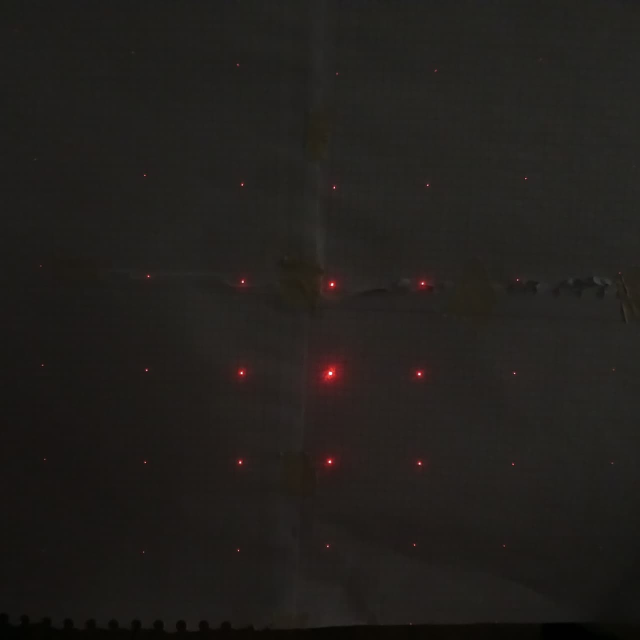
#> input picture laboratory_1/imgs/WhatsApp Image 2025-12-03 at 1.07.12 PM (1).jpeg, 1280 x 1279 px, found by its file name (shown at 1/2 size)
$ jupyter execute 'Práctica_FisExpIII.ipynb'
#> lines starting #> are read from the running program, lines starting #| are printed output that depends on the picture
[cell 1]
import numpy as np
import matplotlib.pyplot as plt
from google.colab import files
from skimage import io

[cell 2]
#@title NO VOLVER A CORRER
estrella_uploaded = files.upload()
#> the answer given: WhatsApp Image 2025-12-03 at 1.07.12 PM (1).jpeg

[cell 3]
for i in estrella_uploaded.keys():
  filename=i
estrella = io.imread(filename) #Si es una imagen de mapa de bits a color, debe tratarse cada componente de color por separado.
#> estrella is the input picture: shape (1279, 1280, 3); mean R, G, B 33.6, 30.9, 28
sizeX=np.shape(estrella)[1] #Número de columnas
#> sizeX = 1280
sizeY=np.shape(estrella)[0] #Número de filas
#> sizeY = 1279

[cell 4]
imageR=np.zeros((sizeY,sizeX))
imageG=np.zeros((sizeY,sizeX))
imageB=np.zeros((sizeY,sizeX))
imagebw=np.zeros((sizeY,sizeX))
for i in range (sizeX):
  for j in range (sizeY):
    imageR[j][i]=estrella[j][i][0] #Componente Roja (R)
    imageG[j][i]=estrella[j][i][1] #Componente Verde (G)
    imageB[j][i]=estrella[j][i][2] #Componente azul (B)

[cell 5]
intensity=imageR/255 #Se puede normalizar también respecto al valor máximo usando np.max(). Se toma en este caso la componente roja

plt.imshow(intensity, cmap='gray')
plt.colorbar()

[cell 6]
cm = 4.3 / 1350

N=len(intensity[0,:])
#> N = 1280
plt.imshow(intensity, cmap='gray',extent=[-N*cm/2,N*cm/2-cm,-N*cm/2,N*cm/2-cm])
plt.ylabel('x (cm)')
plt.xlabel('y (cm)')
plt.colorbar()

[cell 7]
u2=intensity**0.5
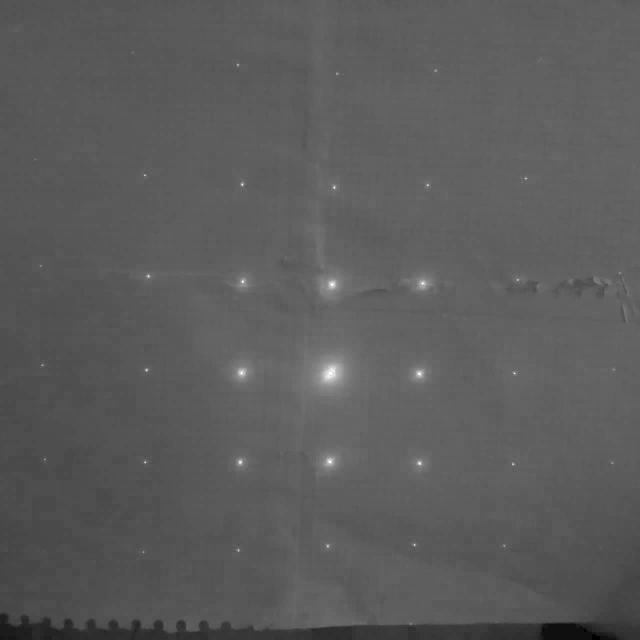
#> u2: shape (1279, 1280) float64 (shown at 1/2 size); min 0, max 1, mean 0.36
plt.imshow(u2, cmap='gray', extent=[-N*cm/2,N*cm/2-cm,-N*cm/2,N*cm/2-cm])
plt.ylabel('x (cm)')
plt.xlabel('y (cm)')
plt.colorbar()

[cell 8]
##Pasamos al espacio de las frecuencias
dx=cm*1E-2 #se convierte a m
lam = 632.8E-9 #Longitud de onda en m.
theta = np.arcsin(lam/5e-2)
z = 5e-2 / np.tan(theta) #(Distancia a la pantalla en metros)
df=dx/(lam*z)
plt.imshow(np.abs(u2), cmap='gray', extent=[-N*df/2,N*df/2-df,-N*df/2,N*df/2-df])
plt.ylabel('$1/f_\\xi$ (1/m)')
plt.xlabel('$1/f_\\eta$ (1/m)')
plt.colorbar()
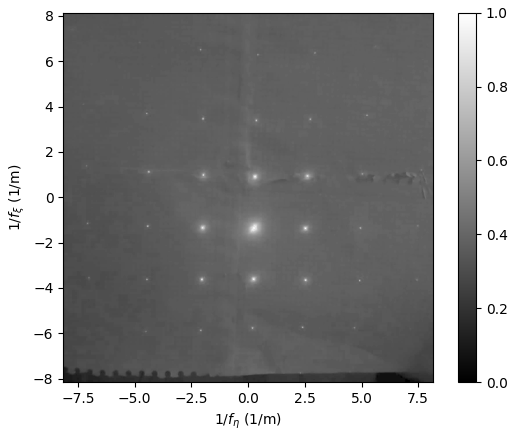
#> figure drawn by matplotlib, 2 panels

[cell 9]
def propFF(u2,L2,lam,z):
  # propagation - FRAUNHOFER PATTERN
  # assumes uniform sampling
  # u1 - source plane field
  # L - source and observation plane side length
  # lambda - wavelength
  # z - propagation distance
  # u2 - observation plane field
  # L2 - Observation plane side length

#> called with L2 = 0.00319, lam = 6.33e-07, z = 3950.7
  Ny, Nx = u2.shape # Get dimensions of u2: (rows, columns)
#> Ny = 1279; Nx = 1280

  # Calculate spatial step sizes for observation plane
  dx2 = L2 / Nx
#> dx2 = 2.49e-06
  dy2 = L2 / Ny
#> dy2 = 2.49e-06

  # Define coordinate arrays for observation plane
  # Using linspace to ensure correct number of points matching u2 dimensions
  x2_coords = np.linspace(-L2/2, L2/2 - dx2, Nx)
#> x2_coords = 1280 values from -0.00159 to 0.00159
  y2_coords = np.linspace(-L2/2, L2/2 - dy2, Ny)
#> y2_coords = 1279 values from -0.00159 to 0.00159

  X2, Y2 = np.meshgrid(x2_coords, y2_coords); # X2 and Y2 will now have shape (Ny, Nx)

  k=2*np.pi/lam

  # Calculate 'c' using the correctly shaped X2 and Y2
  c=1/(1j*lam*z)*np.exp(1j*k/(2*z)*(X2**2+Y2**2))

  # L1 and dx1 calculations as per original intent, now dx2 is L2/Nx
  L1 = lam*z/dx2
#> L1 = 1004.7
  dx1 = lam*z/L2

  # u2 and c now have compatible shapes for element-wise division
  u1=np.fft.ifftshift(np.fft.ifft2(np.fft.fftshift(u2/(c*dx1**2))))
  return u1, L1

mod_u1_1=abs(propFF(u2,cm,lam,z)[0])/np.max(abs(propFF(u2,cm,lam,z)[0]))

[cell 10]
dx_o=1/(N*df)
#> dx_o = 0.0613
plt.imshow(mod_u1_1, cmap='gray',extent=[-N*dx_o/2,N*dx_o/2-dx_o,-N*dx_o/2,N*dx_o/2-dx_o])
plt.title('Imagen del objeto')
plt.ylabel('y (m)')
plt.xlabel('x (m)')
plt.colorbar()

[cell 11]
#Hacemos zoom
plt.imshow(mod_u1_1, cmap='gray',extent=[-N*dx_o/2,N*dx_o/2-dx_o,-N*dx_o/2,N*dx_o/2-dx_o],vmin = 0.015, vmax = 0.05) ##Recordar que vmin y vmax ajustan la escala del eje z (intensidad de color)
plt.title('Imagen del objeto')
plt.ylabel('y (m)')
plt.xlabel('x (m)')

zoom=0.01 ## valor para el zoom
plt.xlim(-zoom*N*dx_o/2,zoom*N*dx_o/2-dx_o) ## zoom para ver mejor la imagen
plt.ylim(-zoom*N*dx_o/2,zoom*N*dx_o/2-dx_o) ## zoom para ver mejor la imagen
plt.colorbar()

##NOTA: En este ejemplo la imagen es cuadrada por lo tanto (dx,dy), (df_eta,df_xi) y (dx_o,dy_o) son ifuales. Si la imegen no es cuadrada deben ajustarlo.

[cell 12]
#@title NO VOLVER A CORRER
rejilla_uploaded = files.upload()
#> the answer given: WhatsApp Image 2025-12-03 at 1.07.12 PM.jpeg

[cell 13]
for i in rejilla_uploaded.keys():
  filename=i
rejilla = io.imread(filename) #Si es una imagen de mapa de bits a color, debe tratarse cada componente de color por separado.
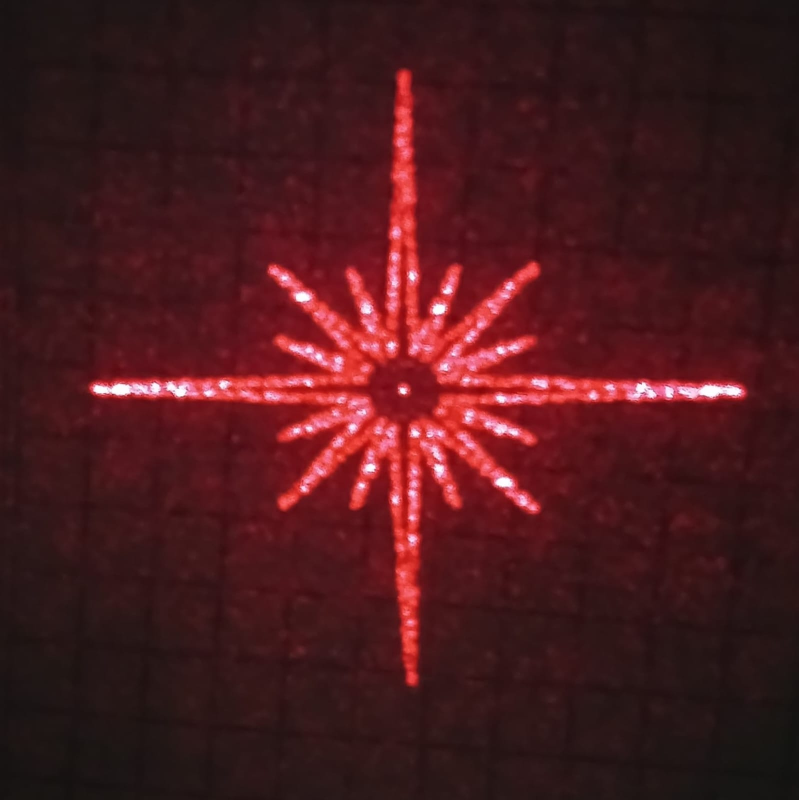
#> input picture laboratory_1/imgs/WhatsApp Image 2025-12-03 at 1.07.12 PM.jpeg, 1597 x 1600 px, found by its file name (shown at 1/2 size)
#> rejilla is the input picture: shape (1600, 1597, 3); mean R, G, B 73.4, 25.8, 29.3
sizeX=np.shape(rejilla)[1] #Número de columnas
sizeY=np.shape(rejilla)[0] #Número de filas

[cell 14]
imageR=np.zeros((sizeY,sizeX))
imageG=np.zeros((sizeY,sizeX))
imageB=np.zeros((sizeY,sizeX))
imagebw=np.zeros((sizeY,sizeX))
for i in range (sizeX):
  for j in range (sizeY):
    imageR[j][i]=rejilla[j][i][0] #Componente Roja (R)
    imageG[j][i]=rejilla[j][i][1] #Componente Verde (G)
    imageB[j][i]=rejilla[j][i][2] #Componente azul (B)
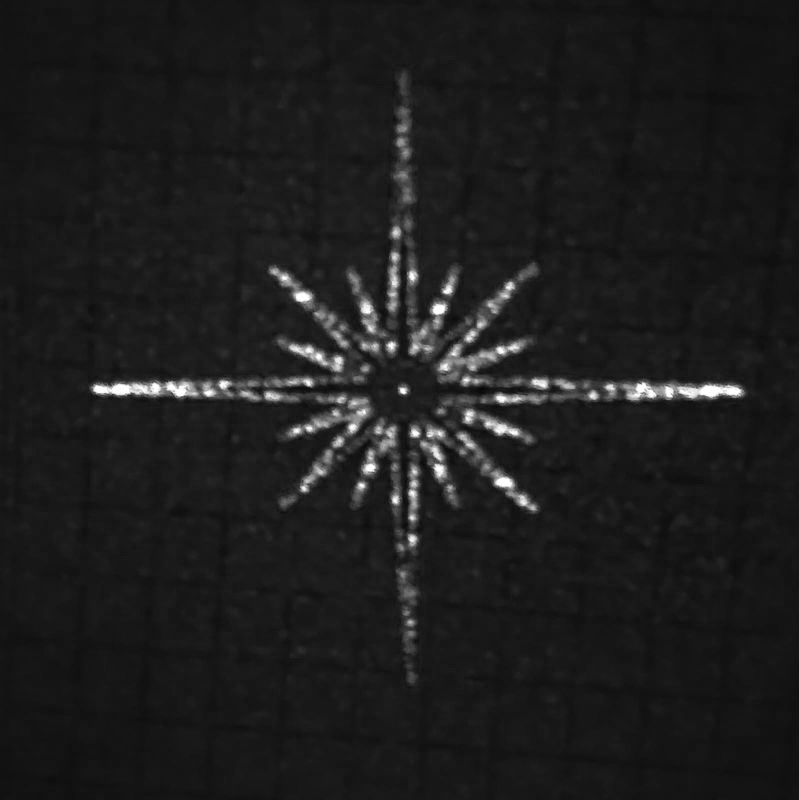
#> imageB: shape (1600, 1597) float64 (shown at 1/2 size); min 5, max 255, mean 29.3
#> imageG: shape (1600, 1597) float64
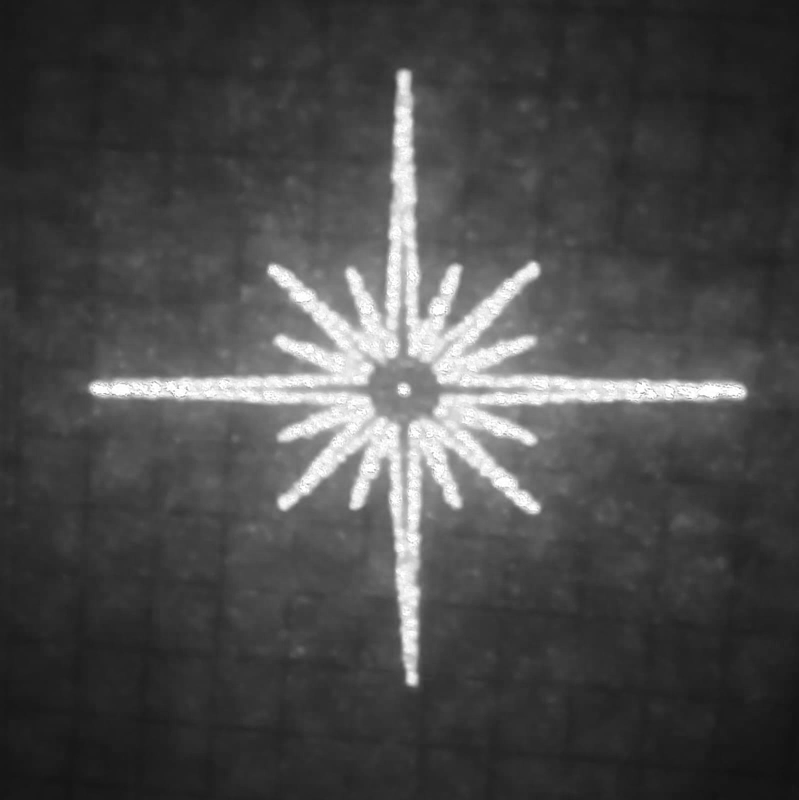
#> imageR: shape (1600, 1597) float64 (shown at 1/2 size); min 17, max 255, mean 73.4

[cell 15]
intensity=imageR/255 #Se puede normalizar también respecto al valor máximo usando np.max(). Se toma en este caso la componente roja
#> intensity: shape (1600, 1597) float64

plt.imshow(intensity, cmap='gray')
plt.colorbar()
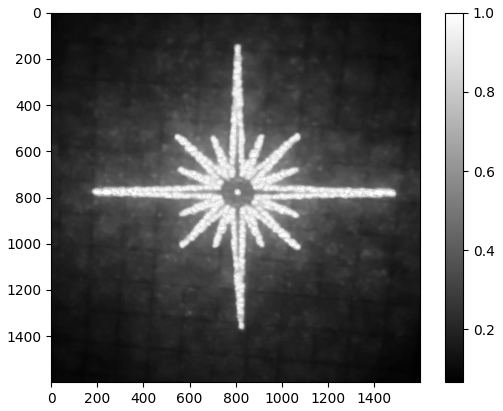
#> figure drawn by matplotlib, 2 panels

[cell 16]
cm = 5 / 185

N=len(intensity[0,:])
#> N = 1597
plt.imshow(intensity, cmap='gray',extent=[-N*cm/2,N*cm/2-cm,-N*cm/2,N*cm/2-cm])
plt.ylabel('x (cm)')
plt.xlabel('y (cm)')
plt.colorbar()

[cell 17]
u2=intensity**0.5
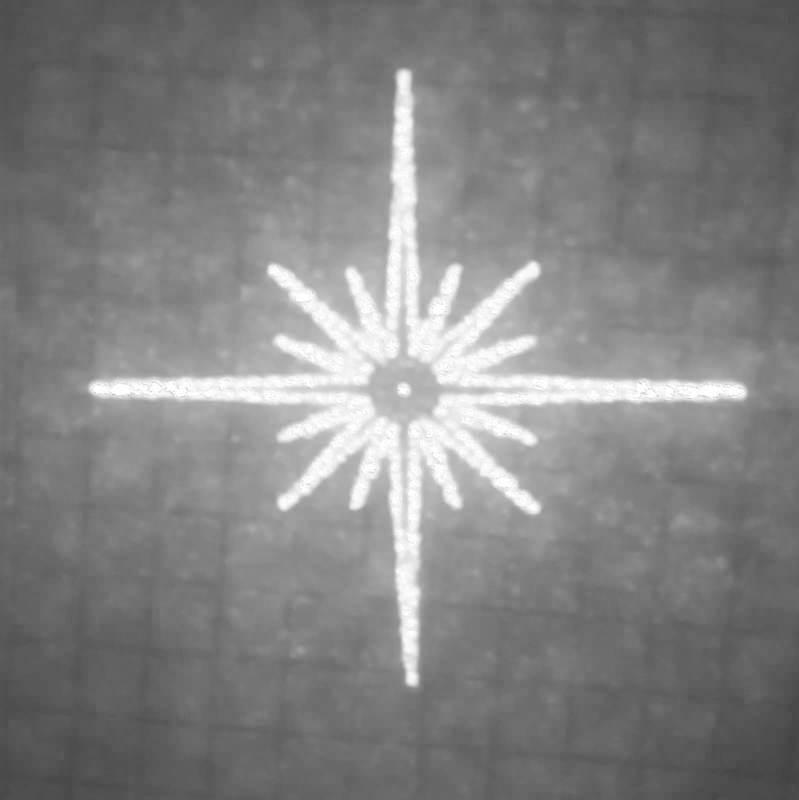
#> u2: shape (1600, 1597) float64 (shown at 1/2 size); min 0.258, max 1, mean 0.513
plt.imshow(u2, cmap='gray', extent=[-N*cm/2,N*cm/2-cm,-N*cm/2,N*cm/2-cm])
plt.ylabel('x (cm)')
plt.xlabel('y (cm)')
plt.colorbar()

[cell 18]
##Pasamos al espacio de las frecuencias
dx=cm*1E-2 #se convierte a m
lam=632.8E-9 #Longitud de onda en m.
theta = np.arcsin(lam/5e-2)
z =  5e-2 / np.tan(theta) #(Distancia a la pantalla en metros)
df=dx/(lam*z)
plt.imshow(np.abs(u2), cmap='gray', extent=[-N*df/2,N*df/2-df,-N*df/2,N*df/2-df])
plt.ylabel('$1/f_\\xi$ (1/m)')
plt.xlabel('$1/f_\\eta$ (1/m)')
plt.colorbar()

[cell 19]
#Calculamos la transformada de Fourier inversa de U2 para hallar una función proporcional a U1
mod_u1_2=abs(propFF(u2,cm,lam,z)[0])/np.max(abs(propFF(u2,cm,lam,z)[0]))
plt.imshow(mod_u1_2, cmap='gray')
plt.colorbar()

[cell 20]
#Hacemos zoom
plt.imshow(mod_u1_2, cmap='gray',extent=[-N*dx_o/2,N*dx_o/2-dx_o,-N*dx_o/2,N*dx_o/2-dx_o],vmin = 0.00095, vmax = 0.01) ##Recordar que vmin y vmax ajustan la escala del eje z (intensidad de color)
plt.title('Imagen del objeto')
plt.ylabel('y (m)')
plt.xlabel('x (m)')

zoom=0.03 ## valor para el zoom
plt.xlim(-zoom*N*dx_o/2,zoom*N*dx_o/2-dx_o) ## zoom para ver mejor la imagen
plt.ylim(-zoom*N*dx_o/2,zoom*N*dx_o/2-dx_o) ## zoom para ver mejor la imagen
plt.colorbar()

##NOTA: En este ejemplo la imagen es cuadrada por lo tanto (dx,dy), (df_eta,df_xi) y (dx_o,dy_o) son ifuales. Si la imegen no es cuadrada deben ajustarlo.

[cell 21]
#@title NO VOLVER A CORRER
rejilla_estrella_uploaded = files.upload()
#> the answer given: WhatsApp Image 2025-12-03 at 1.07.12 PM.jpeg

[cell 22]
for i in rejilla_estrella_uploaded.keys():
  filename=i
rejilla_estrella = io.imread(filename) #Si es una imagen de mapa de bits a color, debe tratarse cada componente de color por separado.
sizeX=np.shape(rejilla_estrella)[1] #Número de columnas
sizeY=np.shape(rejilla_estrella)[0] #Número de filas

[cell 23]
imageR=np.zeros((sizeY,sizeX))
imageG=np.zeros((sizeY,sizeX))
imageB=np.zeros((sizeY,sizeX))
imagebw=np.zeros((sizeY,sizeX))
for i in range (sizeX):
  for j in range (sizeY):
    imageR[j][i]=rejilla_estrella[j][i][0] #Componente Roja (R)
    imageG[j][i]=rejilla_estrella[j][i][1] #Componente Verde (G)
    imageB[j][i]=rejilla_estrella[j][i][2] #Componente azul (B)

[cell 24]
intensity=imageR/255 #Se puede normalizar también respecto al valor máximo usando np.max(). Se toma en este caso la componente roja

plt.imshow(intensity, cmap='gray')
plt.colorbar()

[cell 25]
cm = 4.3 / 410

N=len(intensity[0,:])
plt.imshow(intensity, cmap='gray',extent=[-N*cm/2,N*cm/2-cm,-N*cm/2,N*cm/2-cm])
plt.ylabel('x (cm)')
plt.xlabel('y (cm)')
plt.colorbar()

[cell 26]
u2=intensity**0.5
plt.imshow(u2, cmap='gray', extent=[-N*cm/2,N*cm/2-cm,-N*cm/2,N*cm/2-cm])
plt.ylabel('x (cm)')
plt.xlabel('y (cm)')
plt.colorbar()
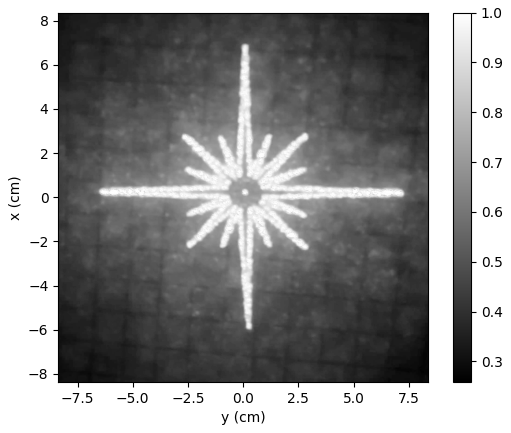
#> figure drawn by matplotlib, 2 panels

[cell 27]
##Pasamos al espacio de las frecuencias
dx=cm*1E-2 #se convierte a m
lam = 632.8E-9 #Longitud de onda en m.
theta = np.arcsin(lam/5e-2)
z = 5e-2 / np.tan(theta) #(Distancia a la pantalla en metros)
df=dx/(lam*z)
plt.imshow(np.abs(u2), cmap='gray', extent=[-N*df/2,N*df/2-df,-N*df/2,N*df/2-df])
plt.ylabel('$1/f_\\xi$ (1/m)')
plt.xlabel('$1/f_\\eta$ (1/m)')
plt.colorbar()

[cell 28]
#Calculamos la transformada de Fourier inversa de U2 para hallar una función proporcional a U1
mod_u1_3=abs(propFF(u2,cm,lam,z)[0])/np.max(abs(propFF(u2,cm,lam,z)[0]))
plt.imshow(mod_u1_3, cmap='gray', vmax = 0.01)
plt.colorbar()
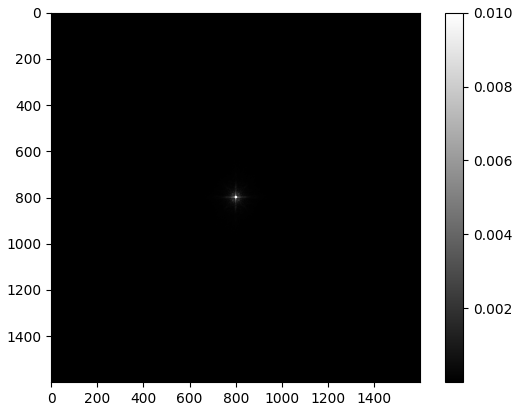
#> figure drawn by matplotlib, 2 panels

[cell 29]
#Hacemos zoom
plt.imshow(mod_u1_3, cmap='gray',extent=[-N*dx_o/2,N*dx_o/2-dx_o,-N*dx_o/2,N*dx_o/2-dx_o], vmax = 0.01) ##Recordar que vmin y vmax ajustan la escala del eje z (intensidad de color)
plt.title('Imagen del objeto')
plt.ylabel('y (m)')
plt.xlabel('x (m)')

zoom=0.06 ## valor para el zoom
plt.xlim(-zoom*N*dx_o/2,zoom*N*dx_o/2-dx_o) ## zoom para ver mejor la imagen
plt.ylim(-zoom*N*dx_o/2,zoom*N*dx_o/2-dx_o) ## zoom para ver mejor la imagen
plt.colorbar()
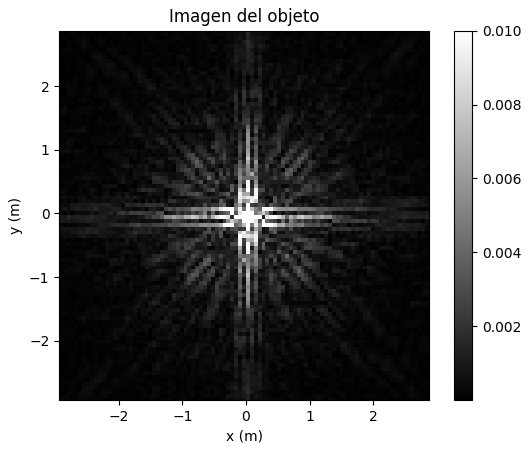
#> figure drawn by matplotlib, 2 panels
